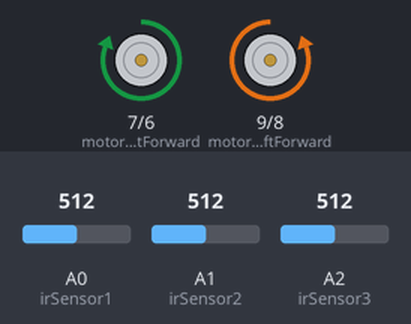
The sketch below on a simulated Arduino Uno, built with avr-gcc and run on an emulated ATmega328P. Parts: motor-driver pin pairs drawn as motors (green arrow = first pin HIGH = forward, orange = second pin HIGH = backward, longer = more drive). The inputs (shaded band) are chosen by the test bench; at power-on: A0 (irSensor1) = 512, A1 (irSensor2) = 512, A2 (irSensor3) = 512.

Above: at 0.2 s.
Timing chart, 0 to 1.7 s (numbered marks = the images above):
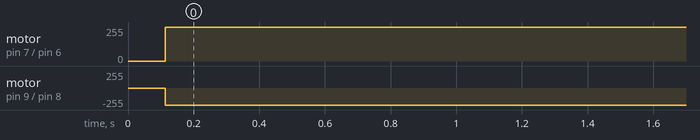

The sketch:

main.ino
```cpp
#include <Arduino.h>

// Define pins for IR sensors
const int irSensor1 = A0;
const int irSensor2 = A1;
const int irSensor3 = A2;

// Define pins for motor control
const int motorLeftForward = 9;
const int motorLeftBackward = 8;
const int motorRightForward = 7;
const int motorRightBackward = 6;

// Define the size of the input
const int inputSize = 3;
const float learningRate = 0.01;
const int epochs = 100;

// Weights and bias
float weights[inputSize] = {0.0, 0.0, 0.0};
float bias = 0.0;

// Training data
float X[8][inputSize] = {
    {0, 0, 0},
    {0, 0, 1},
    {0, 1, 0},
    {0, 1, 1},
    {1, 0, 0},
    {1, 0, 1},
    {1, 1, 0},
    {1, 1, 1}
};
int y[8] = {0, 0, 0, 1, 0, 1, 1, 1};  // Example labels: 0 for left, 1 for right

// Step function
int stepFunction(float x) {
    return x >= 0 ? 1 : 0;
}

// Predict function
int predict(float x[]) {
    float linearOutput = bias;
    for (int i = 0; i < inputSize; i++) {
        linearOutput += weights[i] * x[i];
    }
    return stepFunction(linearOutput);
}

// Train function
void train(float X[][inputSize], int y[], int epochs) {
    for (int epoch = 0; epoch < epochs; epoch++) {
        for (int i = 0; i < 8; i++) {
            int prediction = predict(X[i]);
            int error = y[i] - prediction;

            // Update weights and bias
            for (int j = 0; j < inputSize; j++) {
                weights[j] += learningRate * error * X[i][j];
            }
            bias += learningRate * error;
        }
    }
}

// Function to control the motors
void turnLeft() {
    digitalWrite(motorLeftForward, LOW);
    digitalWrite(motorLeftBackward, HIGH);
    digitalWrite(motorRightForward, HIGH);
    digitalWrite(motorRightBackward, LOW);
}

void turnRight() {
    digitalWrite(motorLeftForward, HIGH);
    digitalWrite(motorLeftBackward, LOW);
    digitalWrite(motorRightForward, LOW);
    digitalWrite(motorRightBackward, HIGH);
}

void stopMotors() {
    digitalWrite(motorLeftForward, LOW);
    digitalWrite(motorLeftBackward, LOW);
    digitalWrite(motorRightForward, LOW);
    digitalWrite(motorRightBackward, LOW);
}

void setup() {
    // Start the serial communication
    Serial.begin(9600);

    // Initialize motor control pins
    pinMode(motorLeftForward, OUTPUT);
    pinMode(motorLeftBackward, OUTPUT);
    pinMode(motorRightForward, OUTPUT);
    pinMode(motorRightBackward, OUTPUT);

    // Train the perceptron
    train(X, y, epochs);
}

void loop() {
    // Read inputs from IR sensors
    float sensorInput[inputSize] = {
        analogRead(irSensor1) > 512 ? 1.0 : 0.0,
        analogRead(irSensor2) > 512 ? 1.0 : 0.0,
        analogRead(irSensor3) > 512 ? 1.0 : 0.0
    };

    // Make a prediction
    int prediction = predict(sensorInput);

    // Control the robot based on prediction
    if (prediction == 0) {
        turnLeft();
    } else {
        turnRight();
    }

    // Add a small delay to avoid rapid switching
    delay(100);
}
```

Measured:
- by itself, motor on pin 7 (motorRightForward) / pin 6 (motorRightBackward): stopped → forward 255/255 at 0.11 s
- by itself, motor on pin 9 (motorLeftForward) / pin 8 (motorLeftBackward): stopped → backward 255/255 at 0.11 s
